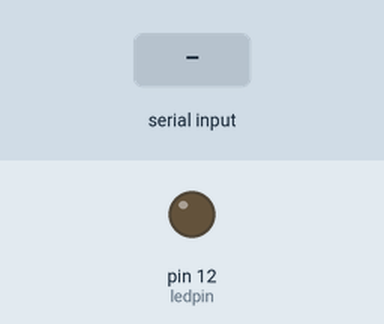
The sketch below on a simulated Arduino Uno, built with avr-gcc and run on an emulated ATmega328P. Shown: output pins drawn as LEDs (lit = HIGH). Inputs (shaded band) come from the test bench.

Above: at 1.2 s.
1.3 s: "H" received over Serial
At 2.2 s:
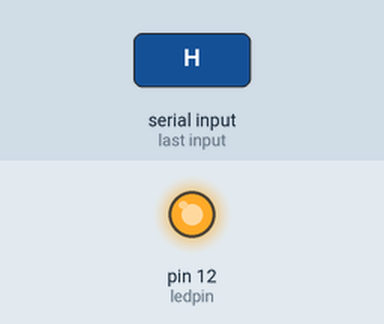
2.8 s: "L" received over Serial
At 3.3 s:
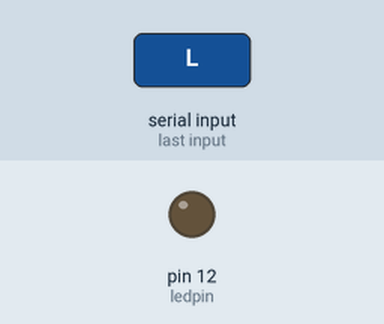
Timing chart, 0 to 5.8 s (numbered marks = the images above; inputs shaded):
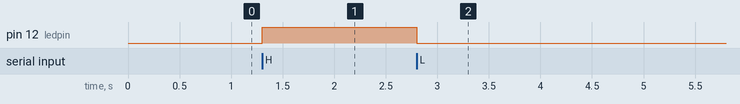

Measured:
- after the input at 1.3 s, pin 12 (ledpin): LOW → HIGH at once
- after the input at 2.8 s, pin 12 (ledpin): HIGH → LOW at once

The sketch:

LedcontorolSerialMonitorChar.ino
```cpp
const int ledpin=12;
void setup() {
  pinMode(ledpin,OUTPUT);
  Serial.begin(9600);
}

void loop() {
if(Serial.available()> 0){
  char value = Serial.read();
  if(value == 'H'){
     digitalWrite(ledpin,HIGH);
    }else if(value == 'L'){
           digitalWrite(ledpin,LOW);
    };

  };

}
```
